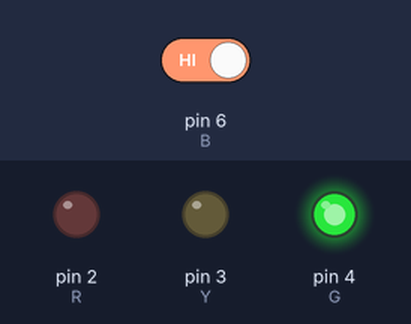
Simulated run of this sketch. Board: Arduino Uno, built with avr-gcc and run on an emulated ATmega328P. Shown: output pins drawn as LEDs (lit = HIGH). The inputs (shaded band) are chosen by the test bench; at power-on: pin 6 (B) HIGH.

Above: at 14.8 s.
14.9 s: pin 6 (B) driven LOW
At 19.4 s:
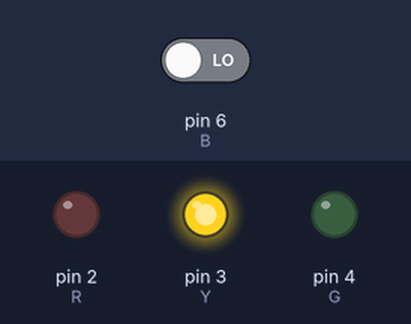
At 28.6 s:
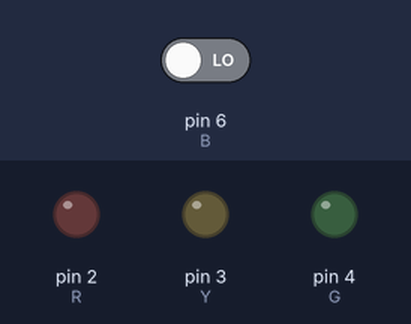
29.5 s: pin 6 (B) driven HIGH
At 37.5 s:
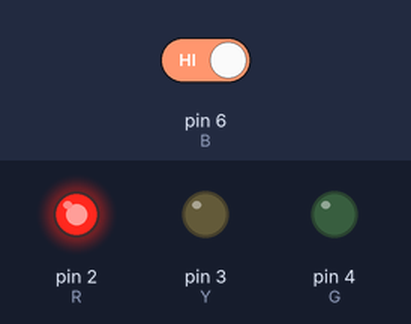
Timing chart, 0 to 52.0 s (numbered marks = the images above; inputs shaded):
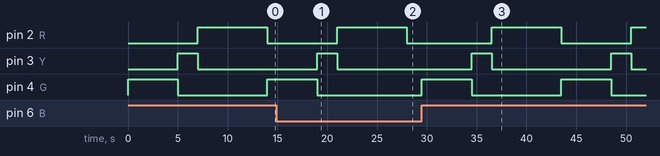

Measured:
- after the input at 14.9 s, pin 4 (G): goes on until 19.0 s, then stays LOW
- after the input at 29.5 s, pin 2 (R): LOW → HIGH after 7.0 s, → LOW 7.0 s later, → HIGH 7.0 s later; pin 3 (Y): alternates HIGH for 2.0 s and LOW for 12.0 s, starting after 5.0 s; pin 4 (G): alternates HIGH for 5.0 s and LOW for 9.0 s, starting at once

The sketch:

semaforo_ver2.ino
```cpp
// Traffic light with button

int G = 4;
int Y = 3;
int R = 2 ;

int B = 6;
int S = digitalRead(B);

void setup() {
  pinMode(G, OUTPUT);
  pinMode(Y, OUTPUT);
  pinMode(R, OUTPUT);

  digitalWrite(G, LOW);
  digitalWrite(Y, LOW);
  digitalWrite(R, LOW);
  // BCR
  pinMode(B, INPUT);


}

void loop() {

  int S = digitalRead(B);

  if (S == 0) {
    digitalWrite(G, LOW);
    digitalWrite(Y, LOW);
    digitalWrite(R, LOW);


  }
  if (S == 1) {
    digitalWrite(G, HIGH);
    digitalWrite(Y, LOW);
    digitalWrite(R, LOW);
    delay(5000);

    digitalWrite(G, LOW);
    digitalWrite(Y, HIGH);
    digitalWrite(R, LOW);
    delay(2000);

    digitalWrite(G, LOW);
    digitalWrite(Y, LOW);
    digitalWrite(R, HIGH);
    delay(7000);

  }

}
```
